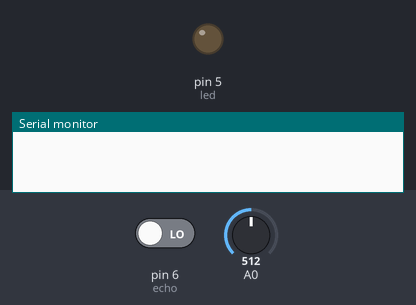
Bench run of a sketch on a simulated Arduino Uno, built with avr-gcc and run on an emulated ATmega328P. Shown: output pins drawn as LEDs (lit = HIGH), the last lines printed to the serial monitor. Inputs (shaded band) come from the test bench; at power-on: pin 6 (echo) LOW, A0 = 512. Pins used as bus, display or sensor lines are not drawn.

Above: at 0.1 s.
At 1.1 s:
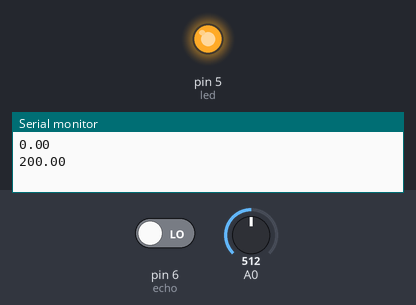
Timing chart, 0 to 2.6 s (numbered marks = the images above):
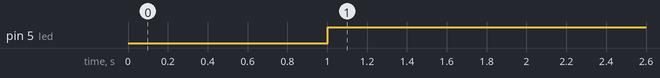

Measured:
- by itself, pin 5 (led): LOW → HIGH at 1.0 s

The sketch:

Temp_ultrasonic.ino
```cpp
int echo=6;

int trig=7;

int led=5;

void setup()

{

  Serial.begin(9600);

  pinMode(echo,INPUT);

  pinMode(trig,OUTPUT);

  pinMode(led,OUTPUT);

  pinMode(A0,INPUT);

}

void loop()

{

  digitalWrite(trig,LOW);

  delayMicroseconds(200);

  digitalWrite(trig,HIGH);

  delayMicroseconds(400);


  int duration=pulseIn(echo,HIGH);

  float dm=(duration/2)*340;

  Serial.println(dm);


  float tmp=analogRead(A0);

  float voltage = (tmp * 5.0)/1024;

  float milliVolt = voltage * 1000;

 float tmpCel =  (milliVolt-500)/10 ;

  Serial.println(tmpCel);


  if(tmpCel>50 || dm<=25316)

  {

    digitalWrite(led,HIGH);

  }


}
```
